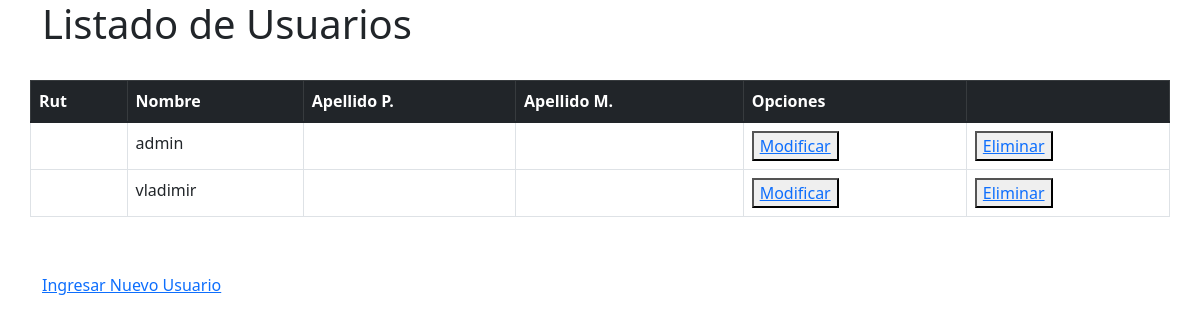
The app's page /usuariosList, older data.
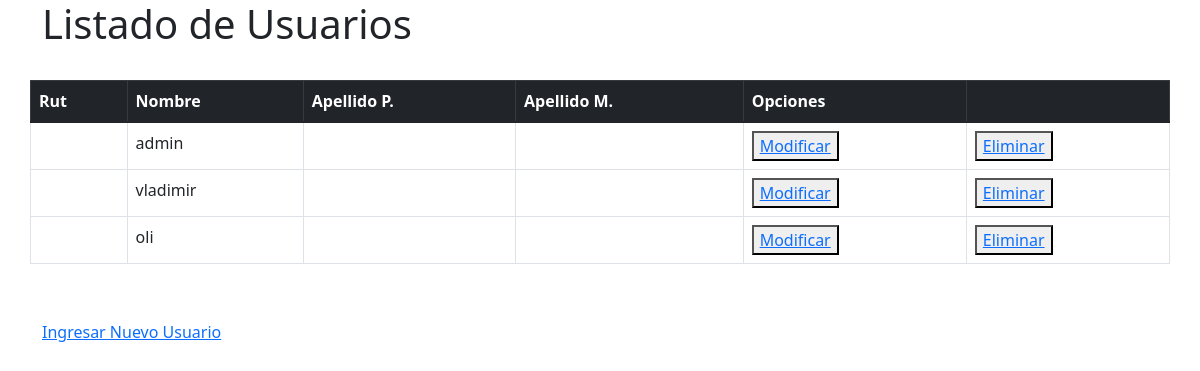
The same page, newer data.
### venta/models.py (models this page shows, shortened)
class Usuario(models.Model):
    idUser          = models.AutoField(db_column='idUser', primary_key=True)
    nombre          = models.CharField(max_length=20)
    email           = models.EmailField(unique=True, max_length=100, blank=True, null=True)
    telefono        = models.CharField(max_length=45)

### venta/views.py (the view)
# urls.py: path('usuariosList', views.usuariosList, name='usuariosList'),
def usuariosList(request):
    usuarios= Usuario.objects.all()
    contexto={
        'usuarios': usuarios
    }
    return render(request, 'venta/usuariosList.html', contexto)

### venta/context_processor.py (called while the page is built)
def cart_total_amount(request):
    total = 0
    FprecioC = 0
    if request.user.is_authenticated:
        for key, value in request.session['carrito'].items():
            total = total + (float(value['price']) * value['quantity'])
            FprecioC= int(total)
    return {'cart_total_amount': FprecioC}

### venta/templates/venta/usuariosList.html (shortened to what this page needs)
{% load static %}
<!DOCTYPE html>
<html lang="en">
<head>
    <link href="https://cdn.jsdelivr.net/npm/bootstrap@5.1.3/dist/css/bootstrap.min.css" rel="stylesheet"
>
</head>
<body>
    <div class="container">
        <div class="row">
            <h1>Listado de Usuarios</h1>
        </div>
        <br>
        <div class="row mb-3">
            <table class="table table-bordered" id="usuarios">
                <thead class="table-dark">
                    <tr>
                        <th scope="col">Rut</th>
                        <th scope="col">Nombre</th>
                        <th scope="col">Apellido P.</th>
                        <th scope="col">Apellido M.</th>
                        <th scope="col">Opciones</th>
                        <th scope="col"></th>
                    </tr>
                </thead>
                {% for auxUser in usuarios%}
                <tr>
                    <td>{{auxUser.rut}}</td>
                    <td>{{auxUser.nombre}}</td>
                    <td>{{auxUser.apellido_paterno}}</td>
                    <td>{{auxUser.apellido_materno}}</td>
                    <td><button type="button"><a href="{% url 'usuariosEdit' pk=auxUser.rut %}">Modificar</a></button></td>
                    <td><button type="button"><a href="{% url 'usuariosDel' pk=auxUser.rut %}">Eliminar</a></button></td>
                </tr>
                {% endfor %}
            </table>
        </div>
        <br>
        <div class="row">
            <a href="{% url 'usuariosAdd' %}">Ingresar Nuevo Usuario</a>
        </div>
    </div>
</body>
</html>

Row changes from the older to the newer data that the page shows:
added Usuario: nombre "oli"
